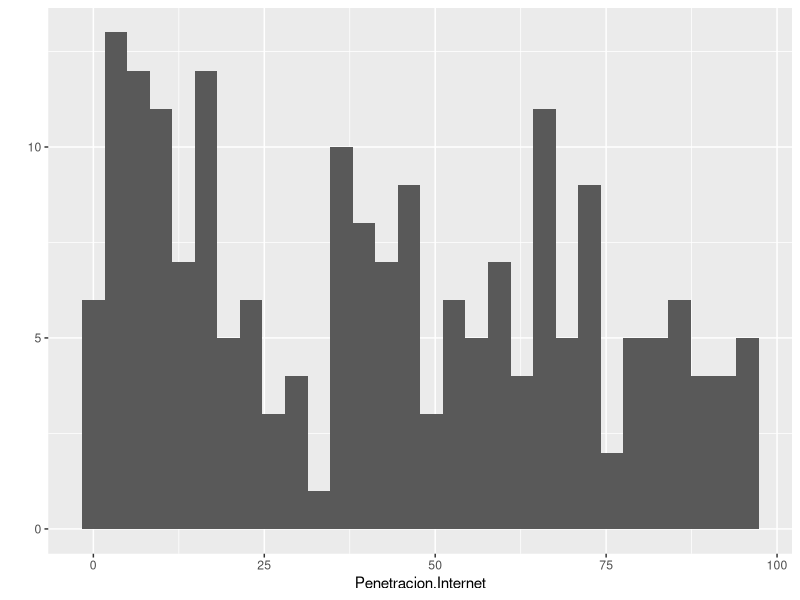
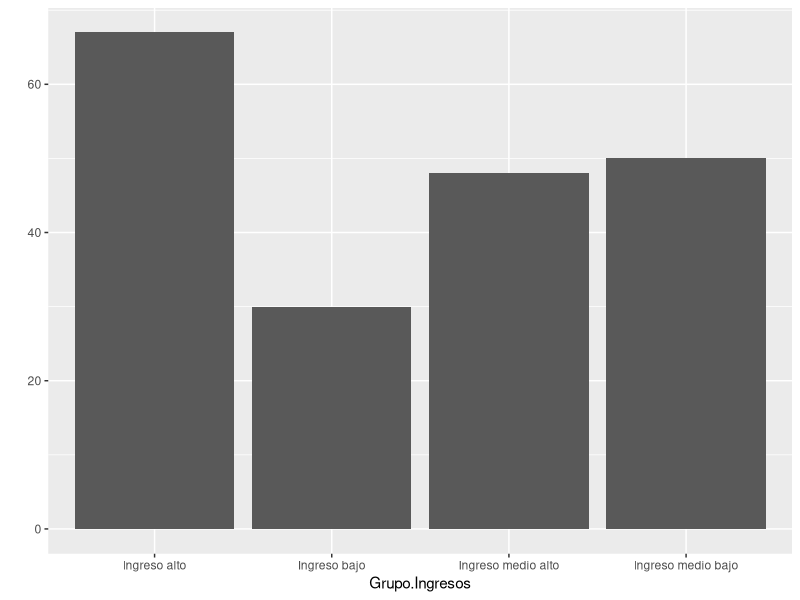
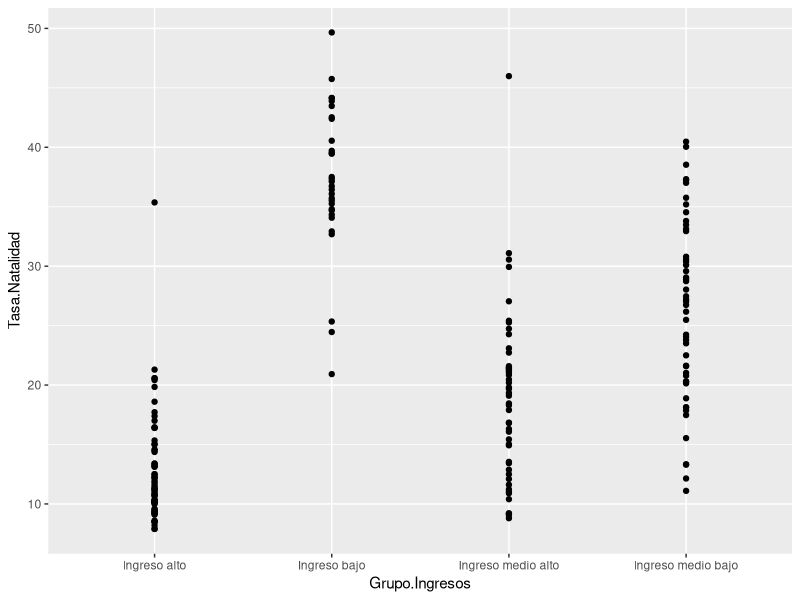
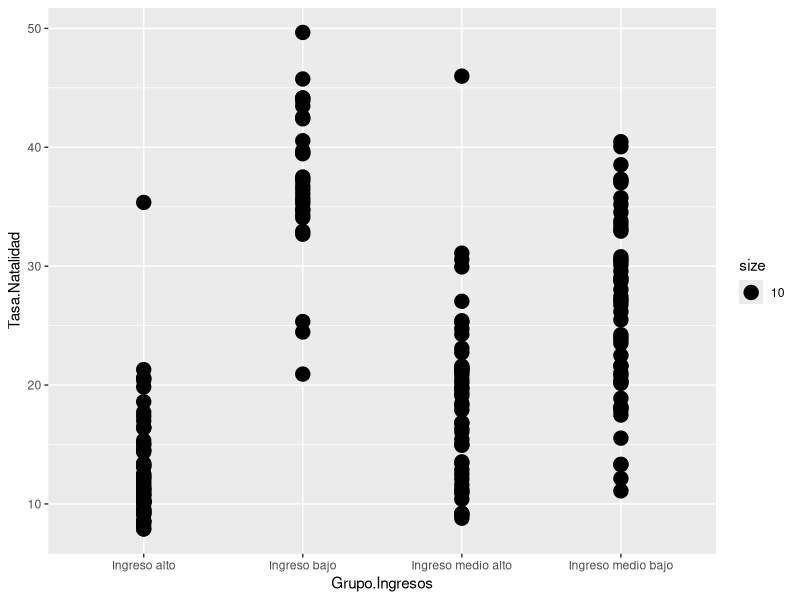
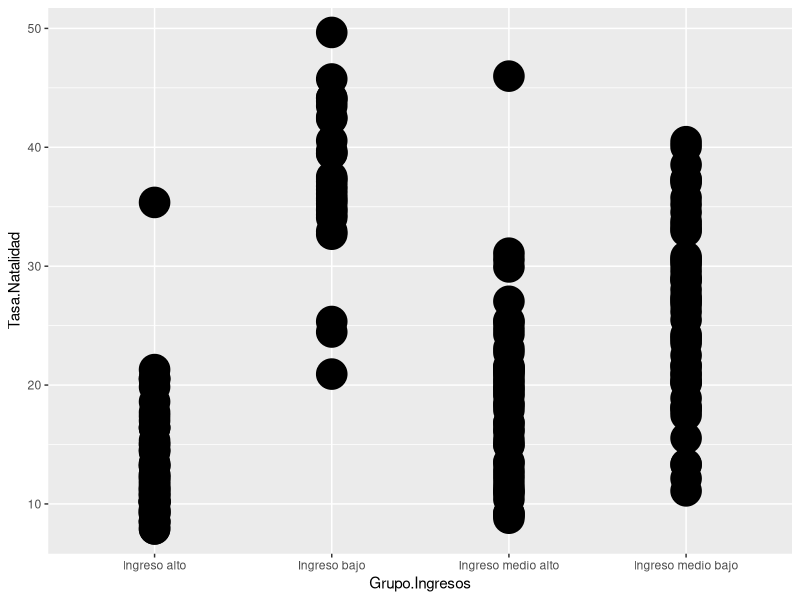
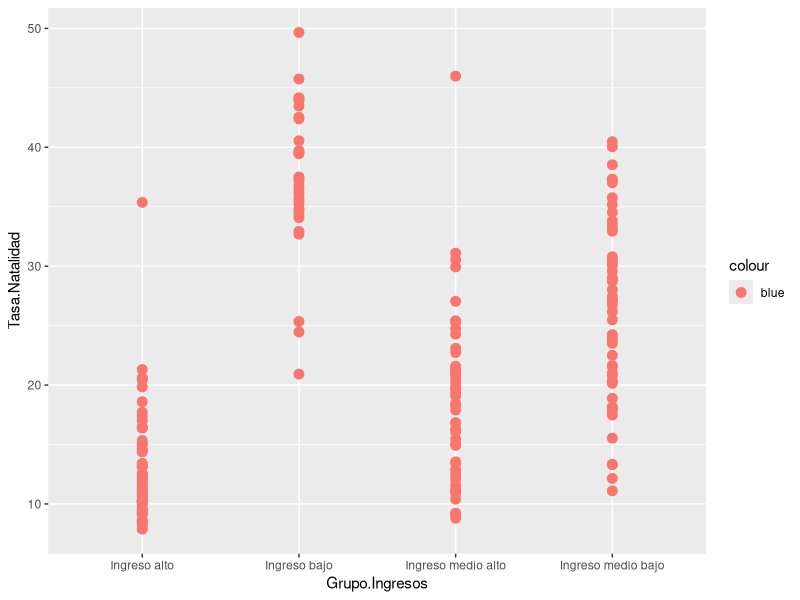
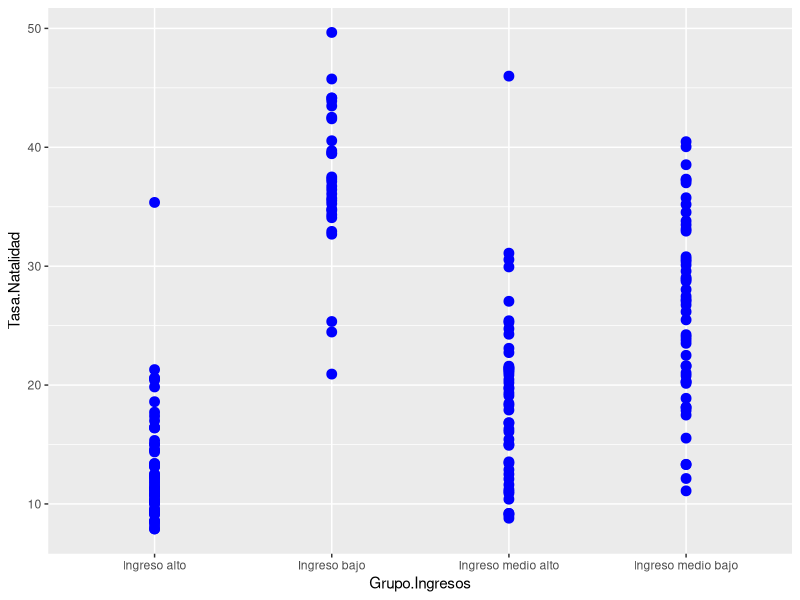
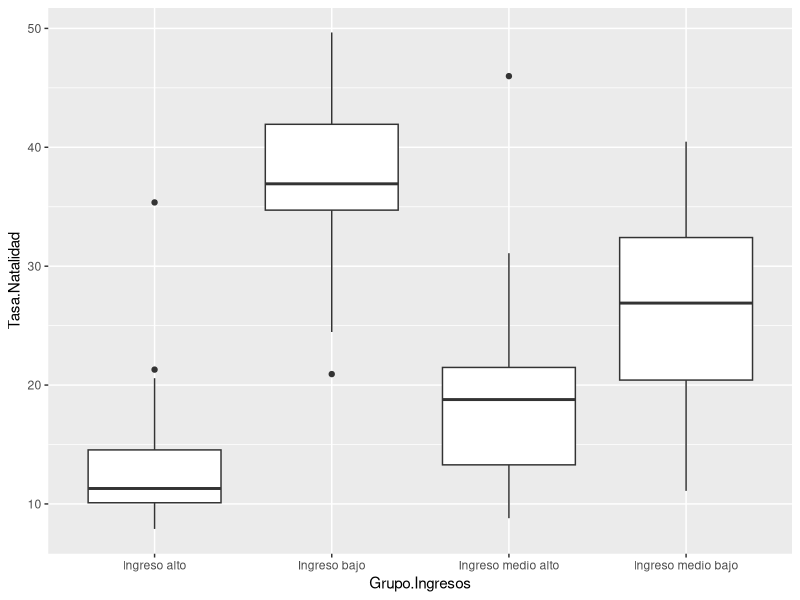

R code for these plots, in order:
# Graficando datos con qplot:
datos <- read.csv("DatosDemograficos.csv")
datos

?qplot # No podemos ver el help porque no se ha isntalado
# el paquete
# install.package(ggplot2)
library(ggplot2)

# Ejemplo 1:
qplot(data=datos , x=Penetracion.Internet)
qplot(data = datos , x = Grupo.Ingresos)

# DD_GI_cat_TN_1:
qplot(data = datos , x = Grupo.Ingresos  , y = Tasa.Natalidad)

# DD_GI_cat_TN_2:
qplot(data = datos , x = Grupo.Ingresos  , y = Tasa.Natalidad , size = 10)

# DD_GI_cat_TN_3:
qplot(data = datos , x = Grupo.Ingresos  , y = Tasa.Natalidad , size = I(10))

# DD_GI_cat_TN_4:
qplot(data = datos , x = Grupo.Ingresos  , y = Tasa.Natalidad , size = I(3), color = "blue")

# DD_GI_cat_TN_5:
qplot(data = datos , x = Grupo.Ingresos  , y = Tasa.Natalidad , size = I(3), color = I("blue"))

# DD_GI_cat_TN_6:
qplot(data = datos , x = Grupo.Ingresos  , y = Tasa.Natalidad , geom = "boxplot")
